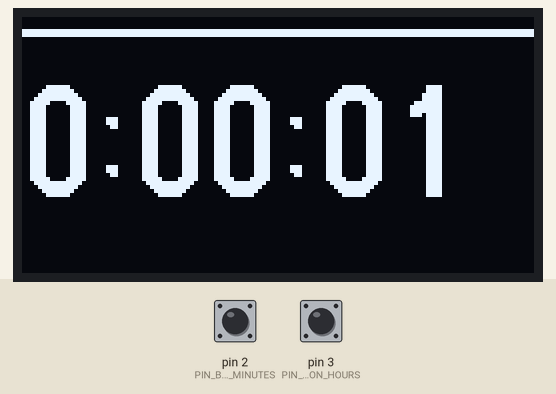
This sketch was run on a simulated Arduino Uno, built with avr-gcc and run on an emulated ATmega328P. On the bench: 128×64 one-colour display. The inputs (shaded band) are chosen by the test bench; at power-on: pin 2 (PIN_BUTTON_MINUTES) HIGH, pin 3 (PIN_BUTTON_HOURS) HIGH.

Above: at 1.5 s.
1.6 s: pin 2 (PIN_BUTTON_MINUTES) pulled LOW for 0.3 s
At 2.31 s:
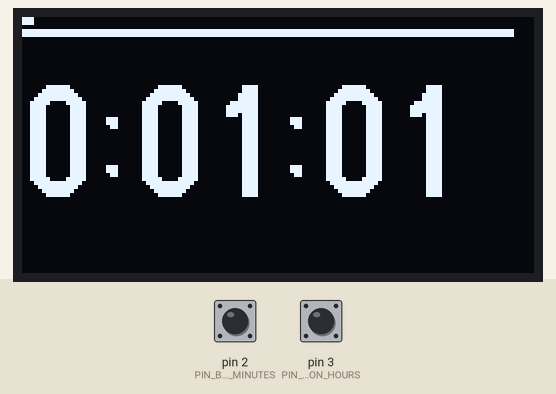
3.4 s: pin 3 (PIN_BUTTON_HOURS) pulled LOW for 0.3 s
At 4.17 s:
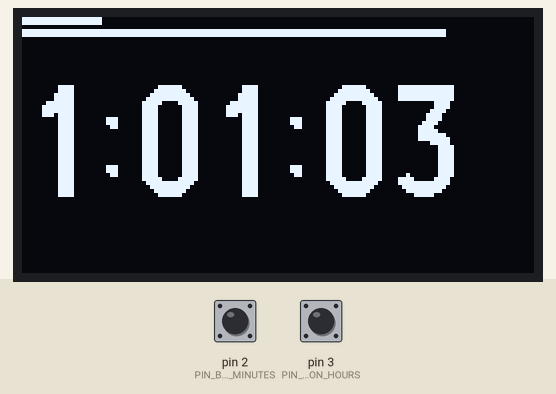
5.3 s: pin 2 (PIN_BUTTON_MINUTES) pulled LOW for 1 s
At 5.76 s:
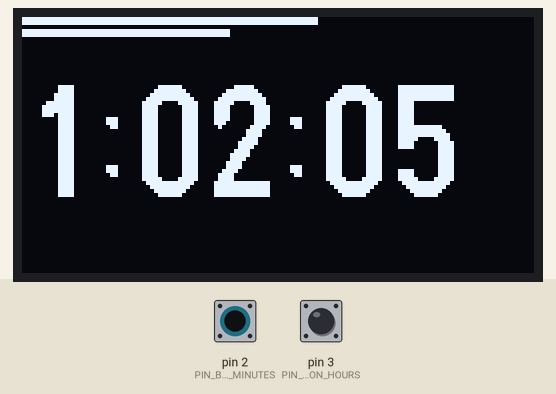
7.8 s: pin 3 (PIN_BUTTON_HOURS) pulled LOW for 1 s
At 8.33 s:
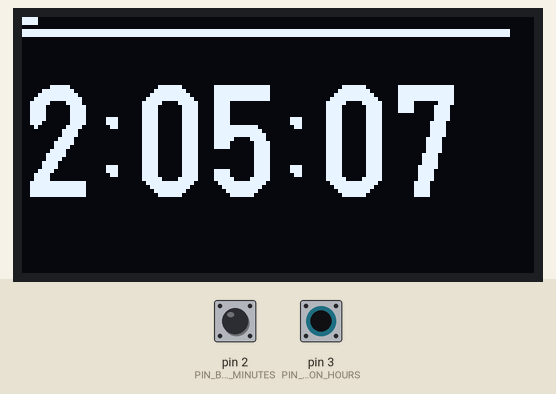
Timing chart, 0 to 10.8 s (numbered marks = the images above; inputs shaded):
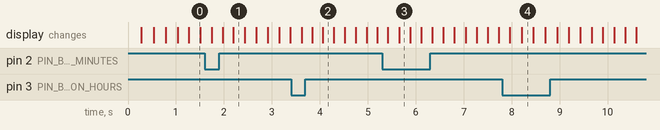

The sketch:

digital-clock-step-4-debounce.ino
```cpp
// (licence header left out)
#include <Arduino.h>
#include <U8g2lib.h>

#ifdef U8X8_HAVE_HW_SPI
#include <SPI.h>
#endif
#ifdef U8X8_HAVE_HW_I2C
#include <Wire.h>
#endif

// Variables to store the time
byte hours = 0;
byte minutes = 0;
byte seconds = 0;

// Constants for the button pins
const int PIN_BUTTON_HOURS = 3;
const int PIN_BUTTON_MINUTES = 2;

const int BUTTON_DEBOUNCE_TIME = 100;

// Variables for the button state
// We are using the internal pull-up resistors via INPUT_PULLUP, so
// press is LOW and not pressed is HIGH
int buttonHoursState = HIGH;
unsigned long elapsedButtonHoursMillis = 0;
unsigned long previousButtonHoursMillis = 0;

int buttonMinutesState = HIGH;
unsigned long elapsedButtonMinutesMillis = 0;
unsigned long previousButtonMinutesMillis = 0;

// Char array for the time being showed on the display
char timeString[9];

// Variables to store the time
unsigned long currentMillis = 0;

// Int is enough to store the elapsed time
int elapsedTimeUpdateMillis = 0;
unsigned long previousTimeUpdateMillis = 0;

float percentageOfSecondElapsed = 0;

// A complete list of all displays is available at: https://github.com/olikraus/u8g2/wiki/u8g2setupcpp
U8G2_SSD1306_128X64_NONAME_1_HW_I2C u8g2(U8G2_R0, /* reset=*/ U8X8_PIN_NONE);

void setup(void) {

  // Serial.begin(9600);

  // Configure the pins of the buttons with the internal PULLUP resistor
  pinMode(PIN_BUTTON_HOURS, INPUT_PULLUP);
  pinMode(PIN_BUTTON_MINUTES, INPUT_PULLUP);

  u8g2.setFont(u8g2_font_logisoso28_tf);
  u8g2.begin();
}

void loop(void) {

  // millis() itself takes 1.812 micro seconds that is 0.001812 milli seconds
  // https://arduino.stackexchange.com/questions/113/is-it-possible-to-find-the-time-taken-by-millis
  currentMillis = millis();

  elapsedTimeUpdateMillis = currentMillis - previousTimeUpdateMillis;
  elapsedButtonHoursMillis = currentMillis - previousButtonHoursMillis;
  elapsedButtonMinutesMillis = currentMillis - previousButtonMinutesMillis;

  if (elapsedButtonHoursMillis > BUTTON_DEBOUNCE_TIME) {

    previousButtonHoursMillis = currentMillis;

    // Check if the hours button has been pressed
    buttonHoursState = digitalRead(PIN_BUTTON_HOURS);
    if (buttonHoursState == LOW) {
      hours++;
    }
  }

  if (elapsedButtonMinutesMillis > BUTTON_DEBOUNCE_TIME) {

    previousButtonMinutesMillis = currentMillis;

    // Check if the minutes button has been pressed
    buttonMinutesState = digitalRead(PIN_BUTTON_MINUTES);
    if (buttonMinutesState == LOW) {
      minutes++;
    }

  }

  // Check if a minutes has been elapsed
  if (seconds > 59) {
    seconds = 0;
    minutes++;
  }

  // Check if an hour has been elapsed
  if (minutes > 59) {
    minutes = 0;
    hours++;
  }

  // Check if a day has been elapsed
  if (hours > 23) {
    hours = 0;
  }


  // Check if 1000ms, 1 second, has been elapsed
  if (elapsedTimeUpdateMillis > 1000) {
    seconds++;

    // It might be possible that more than 1000ms has been elapsed e.g. 1200ms
    // Then there are already 200ms elapsed of the next second. We need to
    // substract these on the "last time". So the next second will be updated 200ms earlier.
    // This reduces the amount of time drift.
    previousTimeUpdateMillis = currentMillis - (elapsedTimeUpdateMillis - 1000);
  }

  // Calculate the percentage elapsed of a second
  percentageOfSecondElapsed = elapsedTimeUpdateMillis / 1000.0;

  u8g2.firstPage();

  do {

    // Draw the yellow lines
    u8g2.drawBox(0, 0, 127 - (127 * percentageOfSecondElapsed), 2);
    u8g2.drawBox(0, 3, (127 * percentageOfSecondElapsed), 2);

    // Found at https://forum.arduino.cc/index.php?topic=371117.0
    // sprintf_P uses the Program Memory instead of RAM, more info at http://gammon.com.au/progmem
    // Here we format the minutes and seconds with a leading zero: e.g. 01, 02, 03 etc.
    sprintf_P(timeString, PSTR("%1d:%02d:%02d"), hours, minutes, seconds);

    // Draw the timeString
    u8g2.drawStr(0, 45, timeString);

  } while (u8g2.nextPage());

}
```
